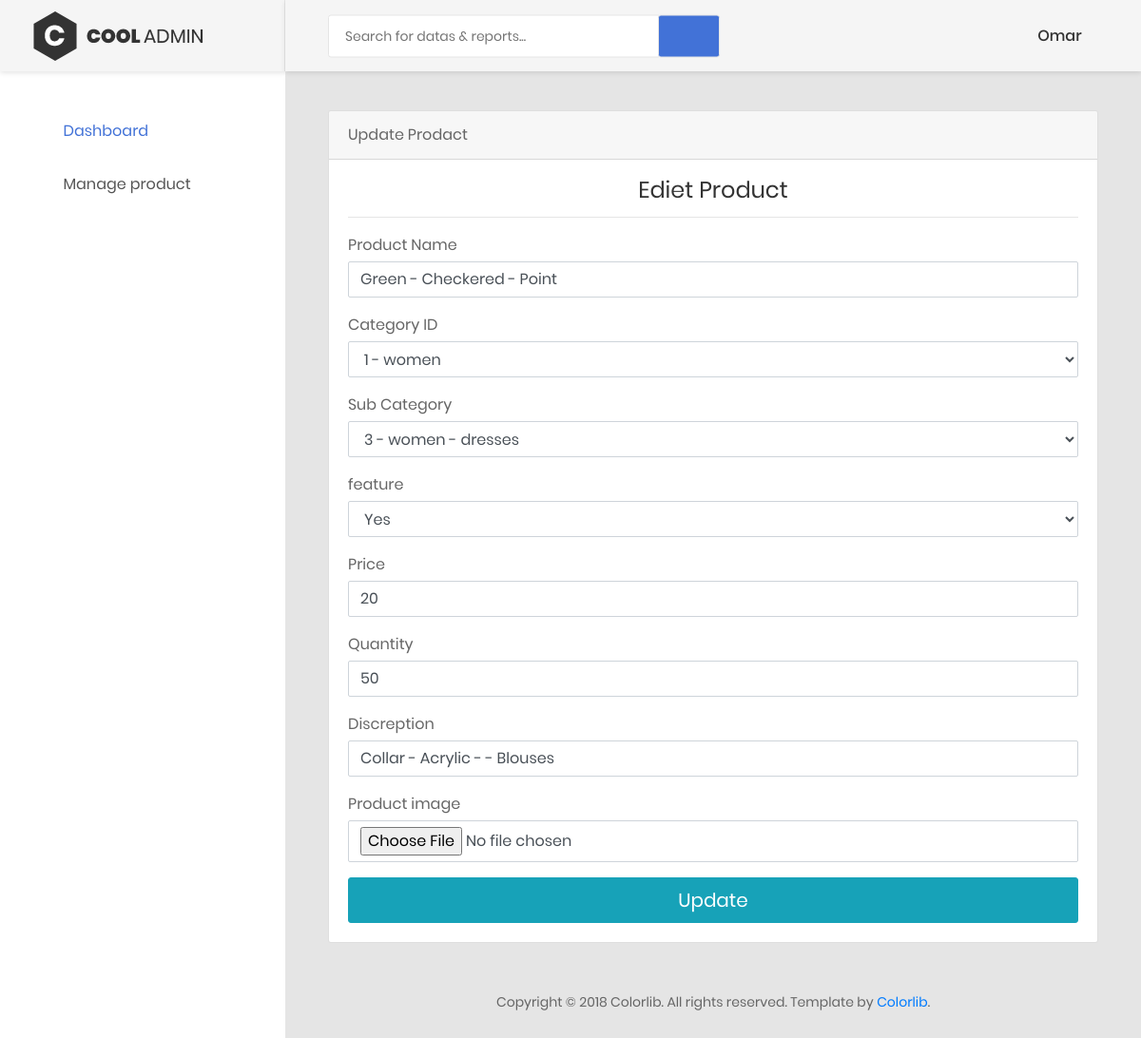
Screenshot of /vendores/ediet_product.php?id=11 (signed in) with the database file from the repository.
### tables this page shows
CREATE TABLE `products` (
  `product_id` int(9) NOT NULL,
  `product_name` varchar(100) NOT NULL,
  `product_image` varchar(1000) NOT NULL,
  `product_price` int(3) NOT NULL,
  `product_desc` text NOT NULL,
  `cat_id` int(6) NOT NULL,
  `sub_id` int(10) NOT NULL,
  `vendor_id` int(6) NOT NULL,
  `qty` int(100) NOT NULL,
  `date` timestamp NOT NULL DEFAULT CURRENT_TIMESTAMP ON UPDATE CURRENT_TIMESTAMP,
  `statuss` varchar(20) NOT NULL,
  `feature` varchar(10) NOT NULL
);

### vendores/ediet_product.php (the view, shortened to what this page needs)
<?php
include ('../includes/vendor-header.php');
include ('../config/db.php');
$query="SELECT * FROM products where product_id= {$_GET['id']}";
$result=mysqli_query($conn,$query);
$pro=mysqli_fetch_assoc($result);
?>
<div class="main-content">
                <div class="section__content section__content--p30">
                    <div class="container-fluid">
                        <div class="row">
                            <div class="col-lg-12">
                                <div class="card">
                                    <div class="card-header">Update Prodact</div>
                                    <div class="card-body">
                                        <div class="card-title">
                                            <h3 class="text-center title-2">Ediet Product</h3>
                                        </div>
                                        <hr>
                                        <form action="" method="post"  enctype="multipart/form-data">
                                            <div class="form-group">
                                                <label for="cc-payment" class="control-label mb-1">Product Name</label>
                                                <input id="cc-name" name="proname" type="text" class="form-control" required value="<?php echo $pro['product_name'] ;?>">
                                            </div>
                                            <?php
                                          echo  '<div class="form-group has-success">';
                                          echo      '<label for="cc-name" class="control-label mb-1">Category ID </label>';
                                          echo      '<select id="cc-id" name="catid" required class="form-control cc-name valid" data-val="true" value="">';
                                            $query="SELECT * FROM category";
                                            $result=mysqli_query($conn,$query);
                                            while($catname= mysqli_fetch_assoc($result)){
                                                echo '<option >' . $catname['cat_id'] .' - '. $catname['cat_name'].'</option>';
                                            }
                                              echo  '</select>';
                                            echo   '</div>';
                                            ?>
                                            <?php
                                          echo  '<div class="form-group has-success">';
                                          echo      '<label for="cc-name" class="control-label mb-1">Sub Category  </label>';
                                          echo      '<select id="cc-id" name="subtid" required  class="form-control cc-name valid" data-val="true" data-val-required="Please enter the name on category">';
                                               $query1="SELECT * FROM sub_category";
                                               $result=mysqli_query($conn,$query1);
                                            while($try= mysqli_fetch_assoc($result)){
                                                echo '<option >' . $try['sub_id'] .' - '. $try['cat_name'].' - '. $try['sub_cat_name'].'</option>';
                                            }
                                              echo  '</select>';
                                            echo   '</div>';
                                            ?>
                                         <div class="form-group has-success">
                                         <label for="cc-name" class="control-label mb-1">feature </label>
                                                <select id="cc-id" name="feature"   class="form-control cc-name valid" required>
                                                <option id="yes" >Yes</option>
                                              </select>
                                            </div>
                                            <div class="form-group">
                                                <label for="cc-price" class="control-label mb-1">Price</label>
                                                <input id="cc-price" name="price" type="number" required class="form-control cc-number identified visa"  data-val="true" value="<?php echo $pro['product_price'] ;?>">
                                            </div>
                                            <div class="form-group">
                                                <label for="cc-img" class="control-label mb-1">Quantity</label>
                                                <input id="cc-price" name="qty" type="number" required class="form-control cc-number identified visa" value="<?php echo $pro['qty'] ;?>" data-val="true"
                                                    >
                                            </div>
                                            <div class="form-group">
                                                <label for="cc-area" class="control-label mb-1">Discreption</label>
                                                <input type="text" id="cc-name" name="descr" required class="form-control"  value="<?php echo $pro['product_desc'] ;?>">
                                            </div>
                                            <div class="form-group">
                                                <label for="cc-image" class="control-label mb-1">Product image</label>
                                                <input id="cc-img" name="img" type="file" required class="form-control" aria-required="true" value="" >
                                            </div>
                                            <div>
                                                <button id="payment-button" type="submit" class="btn btn-lg btn-info btn-block" name="sub" >
                                                    <span id="payment-button-amount">Update</span>
                                                </button>
                                            </div>
                                        </form>
                                    </div>
                                </div>
                            </div>
</div>
</div>
</div>
</div>
<?php include ('../includes/admain-footer.php'); ?>

### rows the page displays
products: proname "Green - Checkered - Point", price "20", qty "50", descr "Collar - Acrylic - - Blouses"

### other values shown
$_SESSION['vname'] "Omar"
form field catid "1 - women"
form field subtid "3 - women - dresses"
